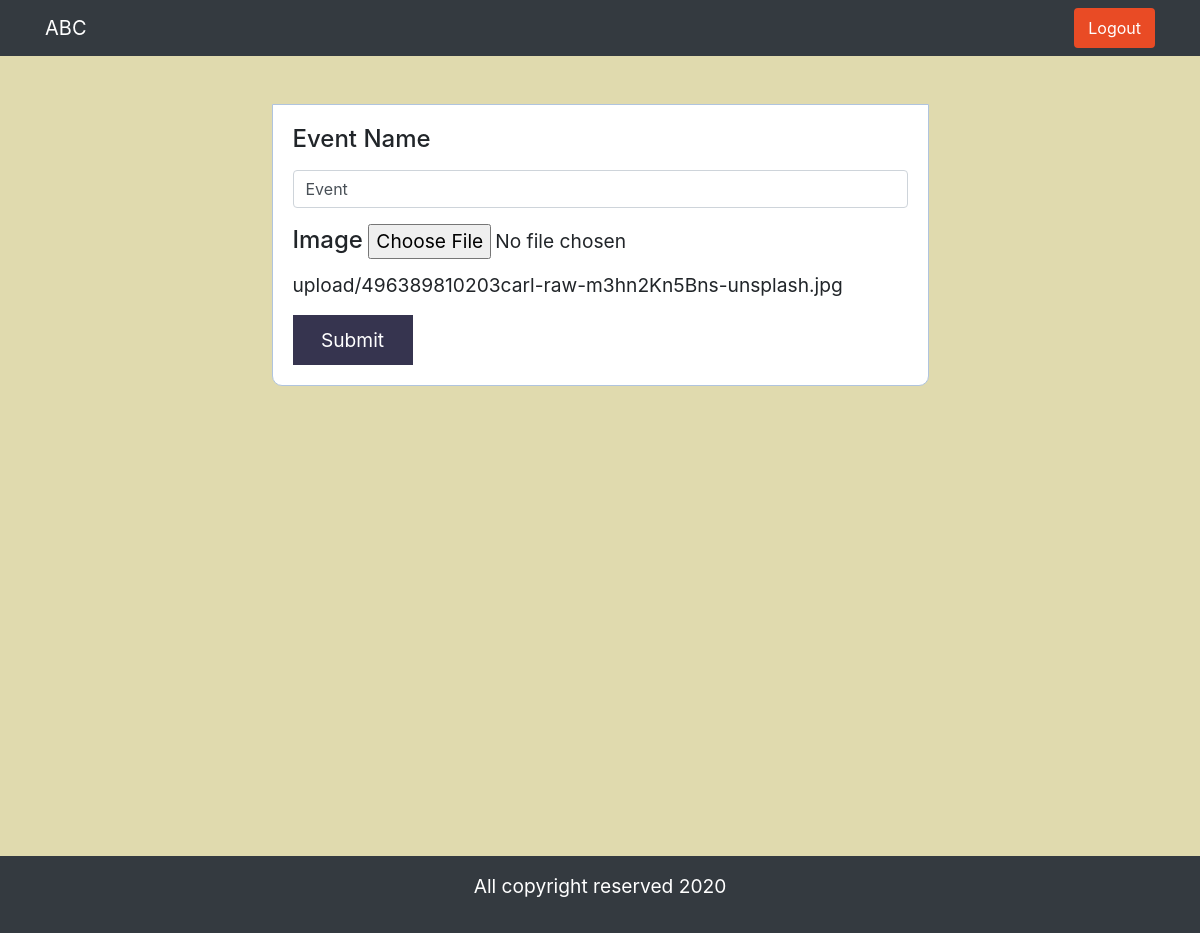
Screenshot of /admin/event-edit.php?id=2 with the database file from the repository.
### tables this page shows
CREATE TABLE `events` (
  `id` int(11) NOT NULL,
  `name` varchar(100) NOT NULL,
  `img` varchar(255) NOT NULL
);

### admin/event-edit.php (the view, shortened to what this page needs)
<?php
    $id = $_GET['id'];
    $conn = mysqli_connect('localhost', 'root', '', 'cse');
    $sql = "SELECT * FROM events WHERE id = '$id' ";
    $result = mysqli_query($conn,$sql);
    $data = mysqli_fetch_assoc($result);
?>
<!DOCTYPE html>
<html lang="en">
<head>
    <link rel="stylesheet" href="https://stackpath.bootstrapcdn.com/bootstrap/4.5.2/css/bootstrap.min.css">
    <link rel="stylesheet" href="style.css">
</head>
<body>
<nav class="navbar navbar-dark bg-dark">
    <div class="container">
      <a class="navbar-brand" href="#">ABC</a>
    <div>
      <ul class="navbar-nav mr-auto">
            <li class="nav-item">
            <a href="logout.php" class="btn  text-white">Logout</a>
            </li>
       </ul>
    </div>
    </div>
  </nav>
  <section class="edit">
  <div class="container py-5 ">
        <div class="row">
            <div class="col-lg-8 e">
                <form action="event-update.php?id=<?php echo $id; ?>" enctype="multipart/form-data" method="POST">
                    <div class="form-group">
                        <label for="name"><h4>Event Name</h4></label>
                        <input type="text" name="name" placeholder="Enter faculty member name" class="form-control" value="<?php echo $data['name'] ;?>">
                    </div>
                    <div class="form-group">
                        <label for="img"><h4>Image</h4></label>
                        <input type="file" name="img">
                         <?php echo $data['img']; ?>
                    </div>
                    <input type="submit" value="Submit" class="e-submit">
                </form>
            </div>
        </div>
    </div>
  </section>
  <footer class="text-center bg-dark py-3">
      <p class="text-white">All copyright reserved 2020</p>
  </footer>
</body>
</html>

### admin/style.css (style rules this page uses)
.navbar .btn { border: 2px solid #E94B25; background-color: #E94B25; }
.notice, .edit { background-color: #E0DAAE; min-height: 100vh; }
.e { margin: auto; }
.e-submit { width: 120px; height: 50px; background-color: #36344F; border: none; color: #ffffff; }
body { font-size: 120%; background: #F8F8FF; }
form { width: 90%; margin:0px auto; padding: 20px; border:1px solid #B0C4DE; background:white; border-radius: 0px 0px 10px 10px; }

### rows the page displays
events: name "Event", img "upload/496389810203carl-raw-m3hn2Kn5Bns-unsplash.jpg"
